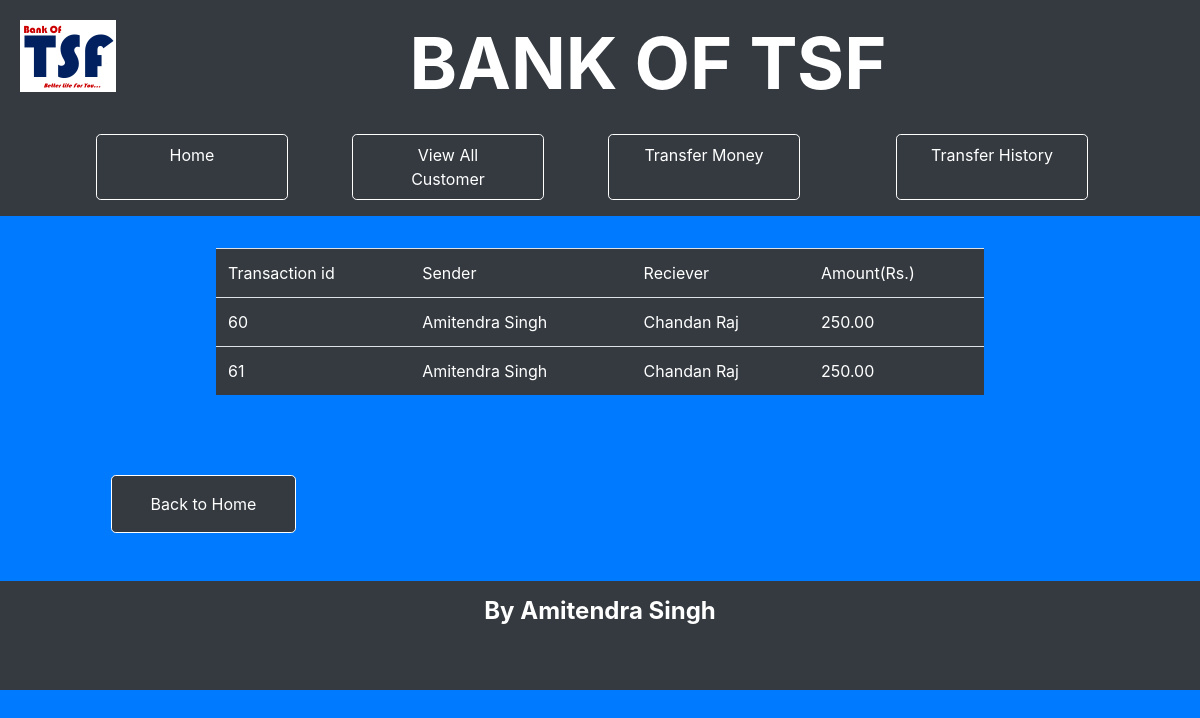
The page /history.php on the database its author committed.
### tables this page shows
CREATE TABLE `transfers` (
  `transaction_id` int(11) NOT NULL,
  `sender` varchar(128) DEFAULT NULL,
  `reciever` varchar(128) DEFAULT NULL,
  `amt` decimal(12,2) DEFAULT NULL
);

### history.php (the view, shortened to what this page needs)
<?php
require_once "pdo.php";
?>
<!DOCTYPE html>
<html lang="en">
<head>
	<link rel="stylesheet" href="https://cdn.jsdelivr.net/npm/bootstrap@4.5.3/dist/css/bootstrap.min.css">
    <link rel="stylesheet" href=css/styles.css>
</head>
<body class="bg-primary text-white">
    <header class="bg-dark">
        <img src="img/Logo.png"  alt="Logo" height="72dp" class="float-left">
        <h1 class="display-3 font-weight-bold">BANK OF TSF</h1>
    </header>
    <nav class="pl-5 bg-dark">
            <ul class="nav">
            <li class="ml-5 mr-3 mb-3 col-2 nav-item text-center border border-raduis border-white rounded-lg"><a href="index.php" class="nav-link">Home</a></li>
            <li class="ml-5 mr-3 mb-3 col-2 nav-item text-center border border-raduis border-white rounded-lg"><a href="all.php" class="nav-link">View All Customer</a></li>
            <li class="ml-5 mr-5 mb-3 col-2 nav-item text-center border border-raduis border-white rounded-lg"><a href="trans.php" class="nav-link">Transfer Money</a></li>
            <li class="ml-5 mr-5 mb-3 col-2 nav-item text-center border border-raduis border-white rounded-lg"><a href="history.php" class="nav-link">Transfer History</a></li>
            </ul>
    </nav>
    <div class="container col-8 p-3 mt-3">
    <?php
        $stmt = $pdo->query("SELECT * FROM transfers");
        $rows = $stmt->fetchAll(PDO::FETCH_ASSOC);
        echo '<table class="table bg-dark text-white">'."\n";
            echo "<tr><td>";
            echo " Transaction id";
            echo "</td><td>";
            echo "Sender";
            echo "</td><td>";
            echo "Reciever";
            echo "</td><td>";
            echo "Amount(Rs.)";
            echo "</td></tr>\n";
		foreach ( $rows as $row ) {
		    echo "<tr><td>";
		    echo($row['transaction_id']);
		    echo("</td><td name='user1'>");
		    echo($row['sender']);
		    echo("</td><td>");
		    echo($row['reciever']);
		    echo("</td><td>");
			echo($row['amt']);
			echo("</td></tr>\n");
		}
        echo "</table>\n";
    ?>
    </div>
    <div>
		<form class="container m-5" action="index.php">
            <input type="submit" value="Back to Home" class="ml-5 col-2 p-3 bg-dark text-white border border-raduis border-white rounded-lg text-center">
        </form>
	</div>
    <footer class="bg-dark p-3">
        <h4 class="font-weight-bold">By Amitendra Singh</h4>
        <p>
        </p>
    </footer>
</body>
</html>

### css/styles.css (style rules this page uses)
header { padding:20px; text-align:center; }
a { color:#ffffff; }
footer { text-align:center; }

### rows shown on the page
transfers: transaction_id "60", sender "Amitendra Singh", reciever "Chandan Raj", amt "250.00"
transfers: transaction_id "61", sender "Amitendra Singh", reciever "Chandan Raj", amt "250.00"
